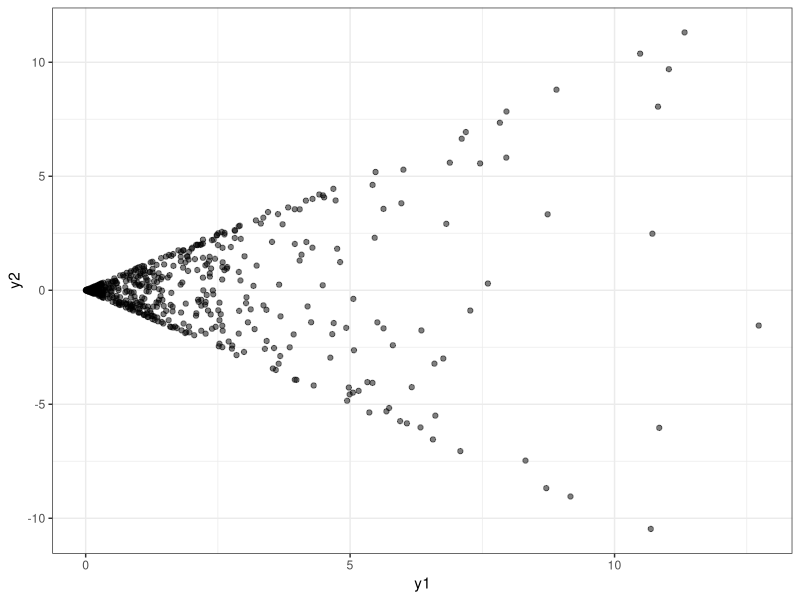
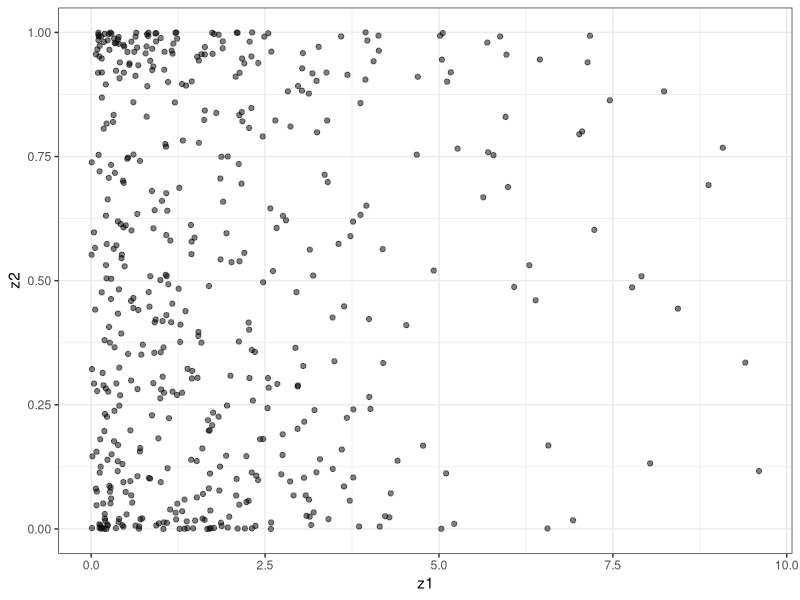
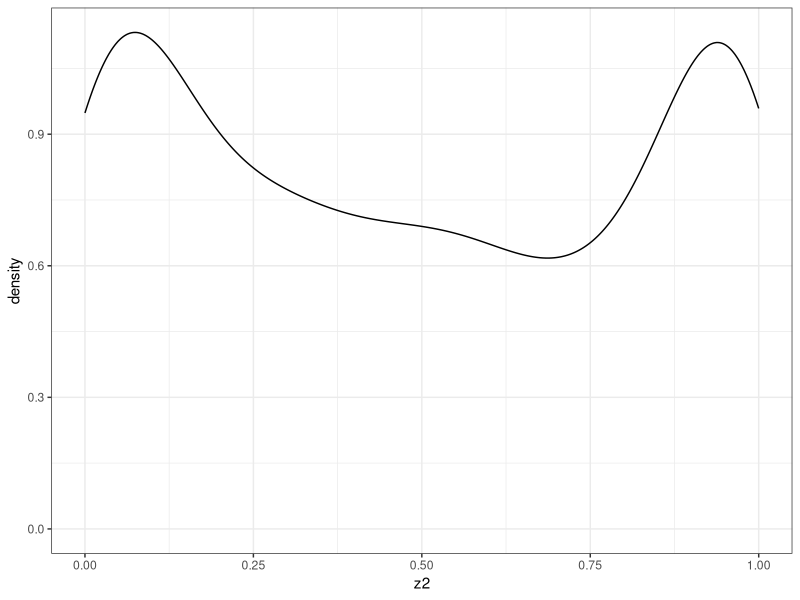

Write R code to recreate these figures, in order.
## ---- chunk 1
  
  library(ggplot2)
  sample_size <- 500

  x1 <- rgamma(n = sample_size, shape = 1/2, scale = 2)
  x2 <- rgamma(n = sample_size, shape = 1/2, scale = 2)
  
  y1 <- x1 + x2
  y2 <- x1 - x2
  
  ggplot() + geom_point(aes(x = y1, y = y2), alpha = 0.5) +
    theme_bw()

  cor(y1,y2)
  
## ---- chunk 2
  
  sample_size <- 500

  x1 <- rgamma(n = sample_size, shape = 1/2, scale = 2)
  x2 <- rgamma(n = sample_size, shape = 1/2, scale = 2)
  
  z1 <- x1 + x2
  z2 <- x1 / (x1 + x2)
  
  ggplot() + geom_point(aes(x = z1, y = z2), alpha = 0.5) +
    theme_bw()

  cor(z1,z2)
  
## ---- chunk 3
  
  ggplot() + 
    geom_density(aes(x = z2)) +
    theme_bw()
  
